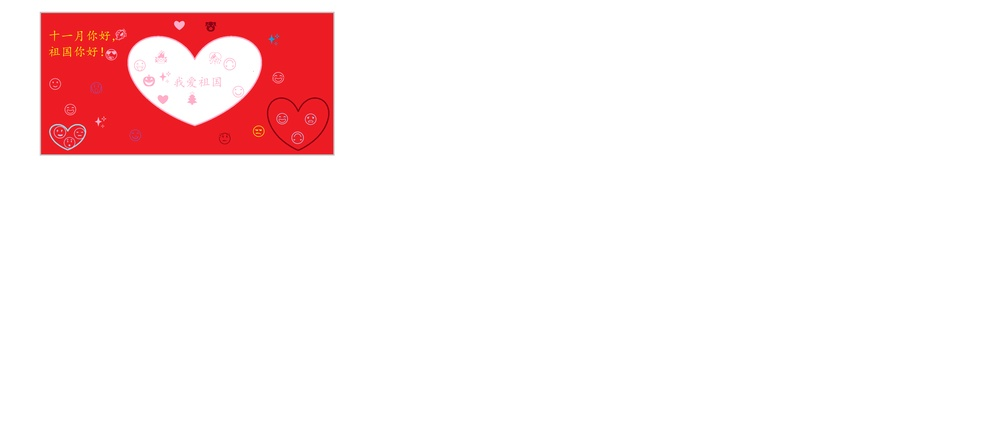
#> input picture U8/y.jpg, 1000 x 433 px, shrunk from 3828 x 1658 before the run
$ python 'test  边缘检测.py'
#> lines starting #> are read from the running program, lines starting #| are printed output that depends on the picture; after the words box and inside, x2 and y2 are one past the last pixel; in counts of white or black regions, pixels touching at a corner belong together
# coding:gbk

"""
边缘检测的步骤：
1.去掉噪声
2.求梯度
3.确定边界
4.求真正的边界
函数：cv.Canny()
边缘方向与梯度关系呈垂直关系
"""

import cv2 as cv
img = cv.imread('y.jpg',cv.IMREAD_GRAYSCALE)
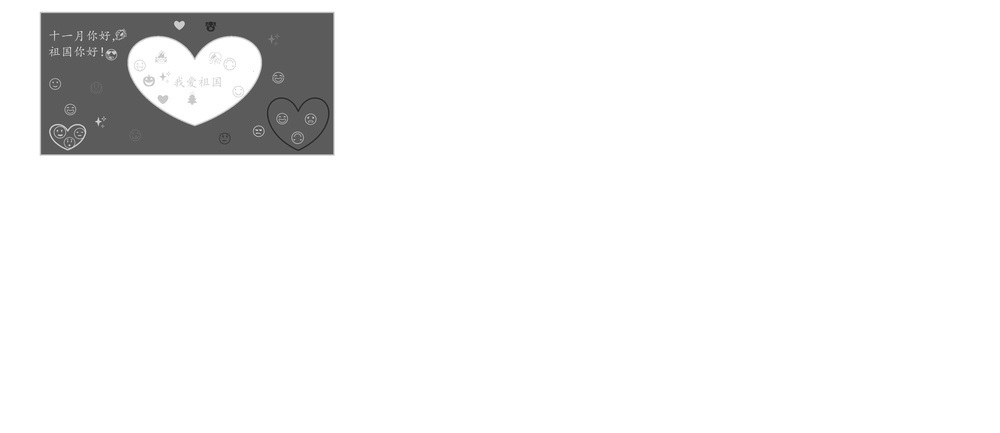
#> img: shape (433, 1000); min 35, max 255, mean 242.5
cv.imshow('img',img)

def nothing(x):
    pass

# 创建窗口名
cv.namedWindow('Canny')

# 创建滑动条
cv.createTrackbar('threshold1','Canny',0,255,nothing)
cv.createTrackbar('threshold2','Canny',0,255,nothing)


# 取值
while True:
    threshold1 = cv.getTrackbarPos('threshold1','Canny')
    threshold2 = cv.getTrackbarPos('threshold2','Canny')

    egdes = cv.Canny(img,threshold1,threshold2)
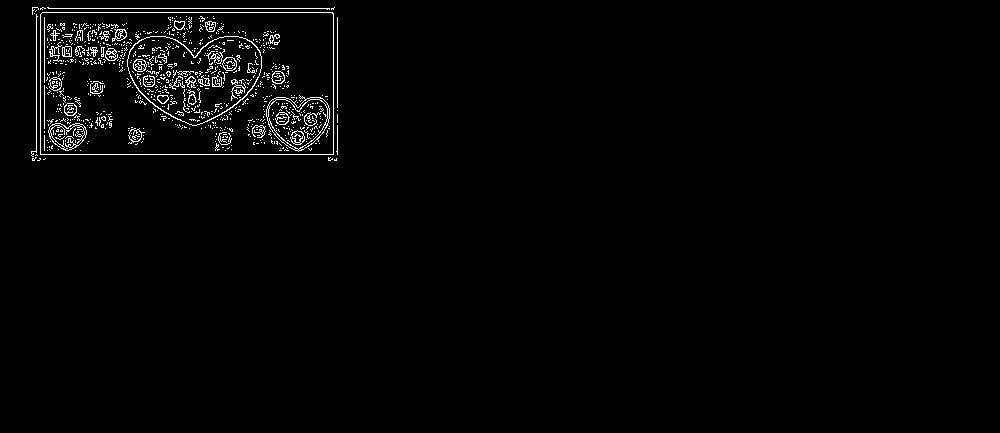
#> egdes: shape (433, 1000); 1.7% white in thin lines or dots, all inside (x1, y1, x2, y2) = (31, 7, 338, 161)
    # cv2.Canny()函数，第一个参数是输入图像，第二个和第三个参数是minVal和maxVal
    cv.imshow('Canny',egdes)
    k = cv.waitKey(25)&0XFF
#> (key Esc is pressed here)
    if chr(k) == 'q':
        break

cv.destroyAllWindows()
